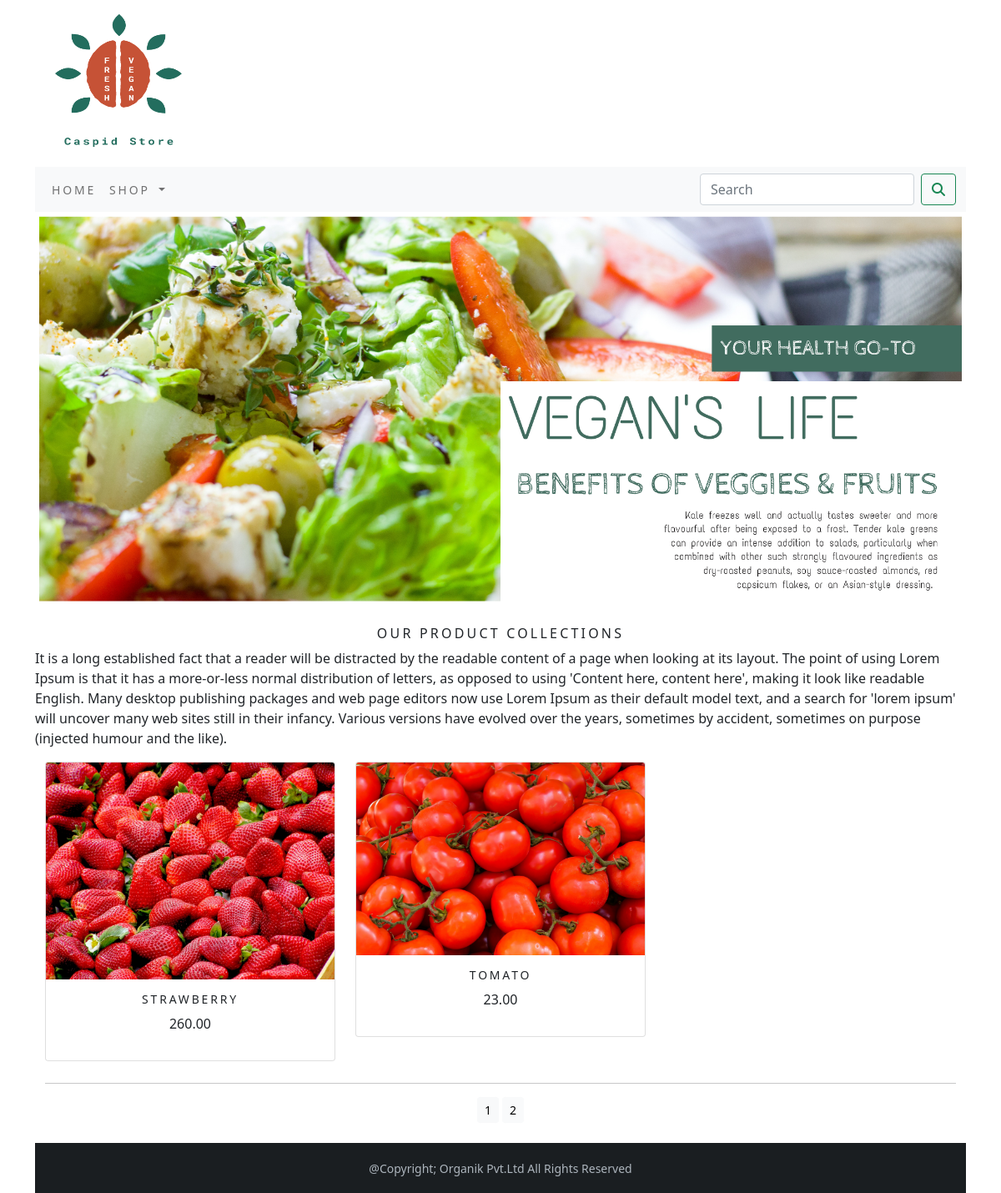
The app's page /ecommerce_app/?page=2 with its own data.
### ecommerce_app/models.py (models this page shows, shortened)
class Product(models.Model):
    name=models.CharField(max_length=250,unique=True)
    slug=models.SlugField(max_length=250,unique=True)
    description=models.TextField(blank=True)
    price=models.DecimalField(max_digits=10,decimal_places=2)
    category=models.ForeignKey(Category,on_delete=models.CASCADE)
    image=models.ImageField(upload_to='product',blank=True)
    stock=models.IntegerField()
    available=models.BooleanField(default=True)
    created=models.DateTimeField(auto_now_add=True)
    updated=models.DateTimeField(auto_now=True)
    def get_url(self):
        return reverse('ecommerce_app:ProdCatDetail',args=[self.category.slug,self.slug])
    class Meta:
        ordering = ['name']
        verbose_name = 'product'
        verbose_name_plural = 'products'

### ecommerce_app/views.py (the view)
# urls.py: path('', views.AllProdCat, name='AllProdCat'),
def AllProdCat(request,c_slug=None):
    c_page=None
    products_list=None
    if c_slug!=None:
        c_page=get_object_or_404(Category,slug=c_slug)
        products_list=Product.objects.all().filter(category=c_page,available=True)
    else:
        products_list=Product.objects.all().filter(available=True)
    paginator=Paginator(products_list,6)
    try:
        page=int(request.GET.get('page','1'))
    except:
        page=1
    try:
        products=paginator.page(page)
    except (EmptyPage,InvalidPage):
        products = paginator.page(paginator.num_pages)
    return render(request, 'category.html', {'category':c_page, 'products':products})

### cart/context_processors.py (called while the page is built)
def counter(request):
    item_count=0
    if 'admin' in request.path:
        return {}
    else:
        try:
            cart=Cart.objects.filter(cart_id=_cart_id(request))
            car_items=CartItem.objects.all().filter(cart=cart[:1])
            for cart_item in car_items:
                item_count += cart_item.quantity
        except Cart.DoesNotExist:
            item_count =0
    return dict(item_count=item_count)

### cart/views.py (called while the page is built)
def _cart_id(request):
    cart=request.session.session_key
    if not cart:
        cart=request.session.create()
    return cart

### ecommerce_app/context_processors.py (called while the page is built)
def menu_links(request):
    links=Category.objects.all()
    return dict(links=links)

### ecommerce_app/models.py (called while the page is built)
    def get_url(self):
        return reverse('ecommerce_app:products_by_category',args=[self.slug])

### templates/category.html (shortened to what this page needs)
{% extends 'base.html' %}
{% load static %}
{% block content %}
    <div class="mx_auto">
    {% if category %}
        <img class="my_image" src="{{ category.image.url }}" alt="{{ category.name }}">
    </div>
    <br>
    <div>
    <h1 class="text-center my_title">{{ category.name }}</h1>
    <p class="text-justify">{{ category.description }}</p>
    </div>
    {% else %}
    <div>
    <img class="my_image my_image_padding" src="{% static 'img/banner.png' %}" alt="Our Products" width="1350px" height="400px">
    </div><br>
    <div>
    <h1 class="text-center my_title">Our Product Collections</h1>
        <p class="text-justify">It is a long established fact that a reader will be distracted by the readable content of a page when looking at its layout. The point of using Lorem Ipsum is that it has a more-or-less normal distribution of letters, as opposed to using 'Content here, content here', making it look like readable English. Many desktop publishing packages and web page editors now use Lorem Ipsum as their default model text, and a search for 'lorem ipsum' will uncover many web sites still in their infancy. Various versions have evolved over the years, sometimes by accident, sometimes on purpose (injected humour and the like).
        </p>
    </div>
    {% endif %}
    <div class="container">
         <div class="row mx_auto">
             {% for product in products.object_list %}
             <div class="my_bottom_margin col-9 col-sm-12 col-md-4 xol-lg-4">
                 <div class="card text-center" style="min-width: 18rem;">
                     <a href="{{ product.get_url }}"><img class="card-img-top my_image" src="{{ product.image.url }}" alt="{{ product.name }}" width="500px" height="500px"></a>
                     <div class="card-body">
                         <h4>{{ product.name }}</h4>
                         <p>{{ product.price }}</p>
                     </div>
                 </div>
             </div>
             {% endfor %}
         </div>
    <div class="mx_auto">
    {% if products.paginator.num_pages > 1 %}
     <hr>
    <div class="text-center">
        {% for pg in products.paginator.page_range %}
        <a href="?page={{ pg }}" class="btn btn-light btn-sm {% if products.number == pg %} active {% endif %}">{{ pg }}</a>
        {% endfor %}
    </div>
    {% endif %}
    </div>
    <br>
    </div>
{% endblock %}

### static/css/custom.css (style rules this page uses)
.my_image { width: 100%; height: auto; }
.my_title { font-size: 16px; text-transform: uppercase; letter-spacing: .2em; }
.my_image_padding { padding: 5px; }
.my_bottom_margin { margin-bottom: 10px; }
.card-body h4 { font-size: 14px; text-transform: uppercase; letter-spacing: .2em; }

### records on screen
Product: image (picture), name "STRAWBERRY", price "260.00"
Product: image (picture), name "TOMATO", price "23.00"

### other values on screen
{{ pg }} "1" "2"
